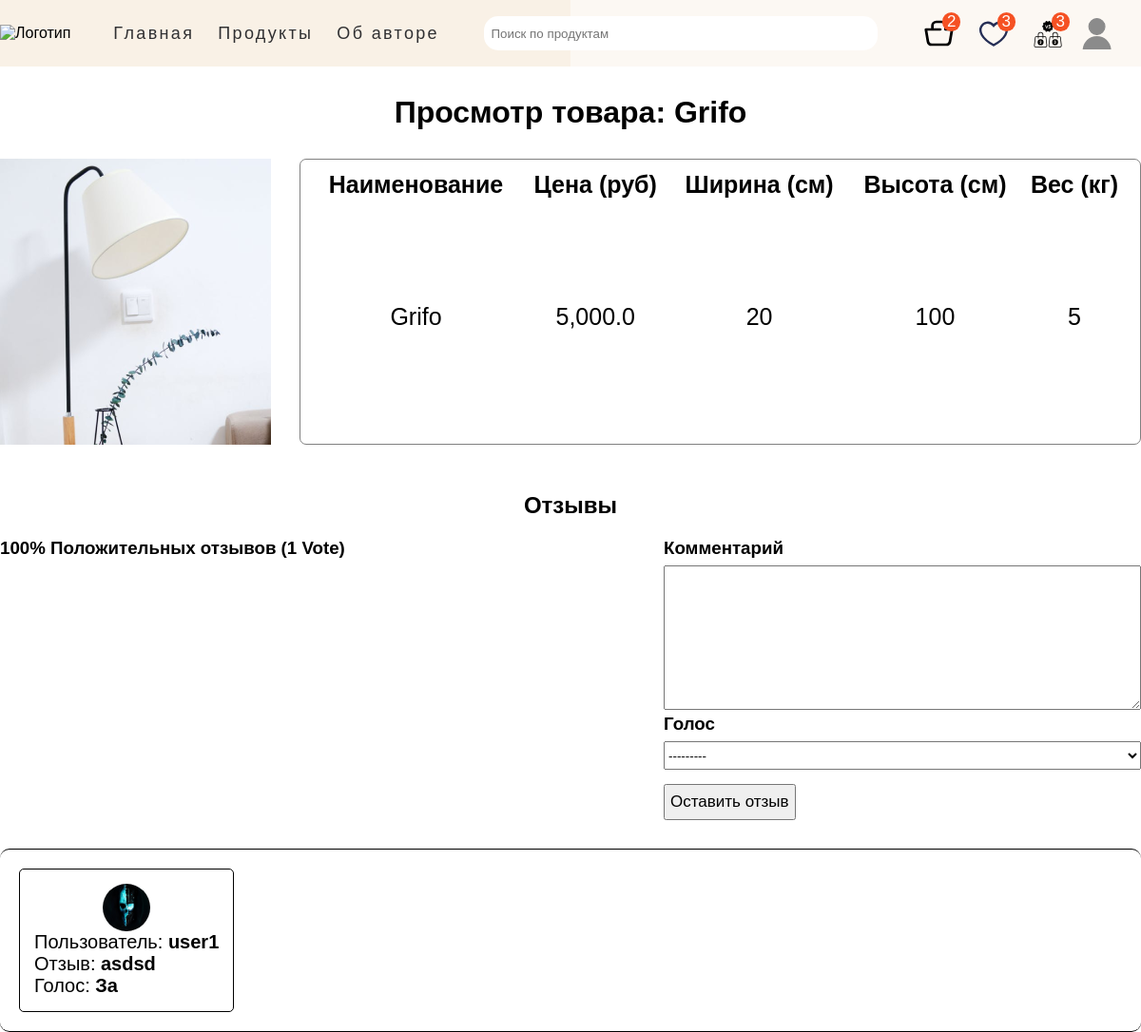
The page /products/product/8/grifo (signed in) on the database its author committed.
### main_page/models.py (models this page shows, shortened)
class Menu(models.Model):
    title = models.CharField(max_length=50)
    url = models.CharField(max_length=100)
    class Meta:
        verbose_name = 'Меню'
        verbose_name_plural = 'Меню'

class Product(models.Model):
    category = models.ForeignKey(Category, on_delete=models.CASCADE, null=True,
                                 verbose_name='Категория')
    name = models.CharField(max_length=50, db_index=True, verbose_name='Наименование', null=True)
    slug = models.SlugField(max_length=100, db_index=True, null=True, verbose_name='Слаг')
    description = models.TextField(max_length=350, verbose_name='Описание', null=True)
    img = models.ImageField(upload_to='main_page/images', verbose_name='Изображение', null=True)
    width = models.CharField(max_length=10, verbose_name='Ширина (см)', null=True)
    height = models.CharField(max_length=10, verbose_name='Высота (см)', null=True)
    weight = models.CharField(max_length=10, verbose_name='Вес (кг)', null=True)
    price = models.FloatField(max_length=6, verbose_name='Цена (руб)', null=True)
    discount_price = models.CharField(max_length=10, null=True, verbose_name='Цена со скидкой')
    start_date = models.DateTimeField(null=True, blank=True, verbose_name='Дата старта распродажи')
    end_date = models.DateTimeField(null=True, blank=True, verbose_name='Дата окончания распродажи')
    availability_status = models.ForeignKey(ProductAvailability, on_delete=models.CASCADE, null=True, verbose_name='Наличие')
    reviewer = models.ForeignKey(Profile, on_delete=models.CASCADE, null=True, blank=True)
    vote_total = models.IntegerField(default=0, null=True, blank=True)
    vote_ratio = models.IntegerField(default=0, null=True, blank=True)
    created = models.DateTimeField(auto_now_add=True, null=True)
    updated = models.DateTimeField(auto_now=True, null=True)
    cart_prods = models.ForeignKey(ShoppingCart, on_delete=models.CASCADE, null=True)
    class Meta:
        ordering = ('name', '-vote_ratio', '-vote_total')
        index_together = ('id', 'slug',)
        verbose_name = 'Товар'
        verbose_name_plural = 'Товары'
    def reviewers(self):
        queryset = self.review_set.all().values_list('reviewer_id', flat=True)
        return queryset

class Review(models.Model):
    VOTE_TYPE = (
        ('За', 'Голос за'),
        ('Против', 'Голос против')
    )
    owner = models.ForeignKey(Profile, on_delete=models.CASCADE, verbose_name='Автор')
    product = models.ForeignKey(Product, on_delete=models.CASCADE, verbose_name='Отзыв на')
    body = models.TextField(null=True, blank=True, verbose_name='Комментарий')
    value = models.CharField(max_length=200, choices=VOTE_TYPE, verbose_name='Голос', null=True)
    created = models.DateTimeField(auto_now_add=True, verbose_name='Создан')
    class Meta:
        verbose_name = 'Отзыв'
        verbose_name_plural = 'Отзывы'
        unique_together = [['owner', 'product'], ]

### users/models.py (models this page shows)
class Profile(models.Model):
    user = models.OneToOneField(User, on_delete=models.CASCADE, blank=True, null=True)
    name = models.CharField(max_length=100, blank=True, null=True)
    username = models.CharField(max_length=100, blank=True, null=True)
    email = models.EmailField(max_length=100, blank=True, null=True)
    img = models.ImageField(upload_to='profiles/', blank=True, null=True, default='profile/user-default.png')
    created = models.DateTimeField(auto_now_add=True)
    def __str__(self):
        return f'{self.user}'

### main_page/views.py (the view, shortened to what this page needs)
# urls.py: path('product/<int:prod_id>/<slug:slug>', views.product_detail, name='product_detail'),
@login_required
def product_detail(request, prod_id, slug):
    menu = Menu.objects.all()
    product = Product.objects.get(id=prod_id, slug=slug)
    cart_prods_counter = request.user.shoppingcart_set.all()
    favourite_prods_counter = request.user.favourite_set.all()
    compare_prods_counter = request.user.compare_set.all()
    if request.method == 'GET':
        if request.user.is_staff or request.user.is_superuser:
            form_prod = ProductForm(instance=product)
            return render(request, 'main_page/edit_prod.html', {
                'product': product,
                'form_prod': form_prod,
                'menu': menu,
                'cart_prods_counter': cart_prods_counter,
                'favourite_prods_counter': favourite_prods_counter,
                'compare_prods_counter': compare_prods_counter
            })
        else:
            form_review = ReviewForm(request.GET)
            user_reviews = product.review_set.all()
            user_prof_data = request.user.profile
            return render(request, 'main_page/view_prod.html', {
                'product': product,
                'form_review': form_review,
                'menu': menu,
                'user_reviews': user_reviews,
                'user_prof_data': user_prof_data,
                'cart_prods_counter': cart_prods_counter,
                'favourite_prods_counter': favourite_prods_counter,
                'compare_prods_counter': compare_prods_counter
            })

### main_page/forms.py
class ReviewForm(ModelForm):
    class Meta:
        model = Review
        fields = ['body', 'value']
    def __init__(self, *args, **kwargs):
        super().__init__(*args, **kwargs)
        for field in self.fields.values():
            field.widget.attrs.update({'class': 'input'})

### templates/main_page/view_prod.html (shortened to what this page needs)
{% extends 'main_page/base.html' %}
{% load static %}
{% block css %}
    <link rel="stylesheet" href="{% static 'css/view_prod.css' %}">
{% endblock %}
{% block content %}
    <h1>Просмотр товара: <b>{{ product.name }}</b></h1>
    <section class="content">
        <div class="view-product">
            <img src="{{ product.img.url }}" alt="">
            <table class="specific-product-table">
                <thead>
                <tr class="row-titles">
                    <th class="product-name">Наименование</th>
                    <th class="product-price">Цена (руб)</th>
                    <th class="product-width">Ширина (см)</th>
                    <th class="product-height">Высота (см)</th>
                    <th class="product-weight">Вес (кг)</th>
                </tr>
                </thead>
                <tbody>
                <tr>
                    <td><p>{{ product.name }}</p></td>
                    <td><p>{{ product.price }}</p></td>
                    <td><p>{{ product.width }}</p></td>
                    <td><p>{{ product.height }}</p></td>
                    <td><p>{{ product.weight }}</p></td>
                </tr>
                </tbody>
            </table>
        </div>
    </section>
    <section class="feedback-content">
        <h2 class="container">Отзывы</h2>
        <div class="feedback_info container">
            <h3 class="feedback-rating">
                {{ product.vote_ratio }}% Положительных отзывов
                ({{ product.vote_total }} Vote{{ product.vote_total | pluralize:'s' }})
            </h3>
            <div class="create-feedback">
                {% if request.user.profile.id in product.reviewers %}
                    <p>Вы уже оставили свой отзыв на этот продукт</p>
                {% elif request.user.is_authenticated %}
                    <form class="form" action="{% url 'main_page:product_detail' product.id product.slug %}" method="POST">
                        {% for field in form_review %}
                            <div class="form_field">
                                <h3>{{ field.label }}</h3>
                                <p>{{ field }}</p>
                            </div>
                        {% endfor %}
                        <div class="leave-button">
                            <button class="leave-review-btn" type="submit">Оставить отзыв</button>
                        </div>
                    </form>
                {% else %}
                    <a href="{% url 'login' %}"></a>
                {% endif %}
            </div>
        </div>
        <div class="feedback-wrapper container">
            <div class="feedbacks-tape">
                {% for review in user_reviews %}
                    {% if review.body %}
                        <div class="feedback__item">
                            <div class="avatar-block">
                                <img src="{{ user_prof_data.img.url }}" height="50" width="50" alt="Фото профиля">
                            </div>
                            <div class="feedback-description">
                                <p>Пользователь: <b>{{ review.owner }}</b></p>
                                <p>Отзыв: <b>{{ review.body | linebreaksbr }}</b></p>
                                <p>Голос: <b>{{ review.value }}</b></p>
                            </div>
                        </div>
                    {% endif %}
                {% endfor %}
            </div>
        </div>
    </section>
{% endblock %}

### templates/main_page/base.html (shortened to what this page needs)
<!DOCTYPE html>
{% load static %}
<html lang="en">
<head>
    <link rel="stylesheet" href="{% static 'css/base.css' %}">
    <link rel="stylesheet" href="{% static 'fonts/Gilroy-Medium.woff' %}">
    {% block css %} {% endblock %}
</head>
<body>
        <header class="page-header">
            <div class="page-header__wrapper container">
                <nav class="site-nav page-header__site-nav">
                    <div class="page-header__logo">
                        <a href="{% url 'main_page:index' %}">
                            <img src="{% static 'main_page/funiro-logo.svg' %}" alt="Логотип">
                        </a>
                    </div>
                    <ul class="site-nav__list">
                        {% for item in menu %}
                            <li class="site-nav__item"><a href="{{ item.url }}">{{ item.title }}</a></li>
                        {% endfor %}
                    </ul>
                </nav>
                <div class="site-nav__search-block">
                    <form action="{% url 'main_page:index' %}" method="get">
                        <div class="form_field">
                            <input class="search-bar" id="formInput#search" type="text" name="search_query"
                                       value="{{ search_query }}" placeholder="Поиск по продуктам"/>
                        </div>
                    </form>
                </div>
                <div class="user-nav__user-block">
                    {% if user.is_authenticated %}
                        <div class="user-nav__shop_block">
                            <span class="cart-counter">{{ cart_prods_counter.count }}</span>
                            <span class="favourite-counter">{{ favourite_prods_counter.count }}</span>
                            <span class="compare-counter">{{ compare_prods_counter.count }}</span>
                            <a href="{% url 'cart:cart' %}"><img src="{% static 'main_page/shop_cart.svg' %}"
                                                                 height="32" width="33" alt="Корзина товаров">
                            </a>
                            <a href="{% url 'favourites:all_products' %}"><img src="{% static 'main_page/favourites-icon.svg' %}"
                                                                               width="32" height="33" alt="Избранное">
                            </a>
                            <a href="{% url 'compare:all_compare' %}"><img src="{% static 'main_page/compare.svg' %}"
                                                                               width="32" height="33" alt="Избранное">
                            </a>
                        </div>
                        <div class="user-nav__profile">
                            <a class="user-nav__logo" id="user-icon" href="{% url 'main_page:index' %}">
                                <img src="{% static 'main_page/user_logo.svg' %}"
                                     width="32" height="33" alt="Пользователь">
                            </a>
                        </div>
                    {% else %}
                        <ul class="user-nav__user-auth">
                            <li><a href="{% url 'signup' %}">Зарегистрироваться</a></li>
                            <li><a href="{% url 'login' %}">Войти</a></li>
                        </ul>
                    {% endif %}
                </div>
            </div>
        </header>
        {% block content %}{% endblock %}
</body>
</html>

### main_page/static/css/base.css (style rules this page uses)
html, body { height: 100%; }
body { padding: 0; margin: 0; font-family: 'Gilroy Medium', 'Arial', sans-serif; background-color: #ffffff; }
.page-header { left: 0; background-image: url("../main_page/main-back-2.png"), url("../main_page/main-back-1.png"); background-size: 50% 100%, 50% 100%; background-repeat: no-repeat, no-repeat; background-position: left, right; }
h1, h2, h3, p { margin: 0; padding: 0; }
.container { max-width: 1240px; min-width: 320px; margin: 0 auto; box-sizing: border-box }
a { text-decoration: none; color: black; cursor: pointer; }
.page-header { position: sticky; top: 0; z-index: 100; }
ul { margin: 0; padding: 0; }
.page-header { background-color: lightgray; }
.page-header__wrapper { display: flex; flex-wrap: wrap; justify-content: space-between; align-items: center; height: 70px; }
.page-header__site-nav { display: flex; align-items: center; }
.site-nav__list { display: flex; margin-left: 20px; list-style: none; }
.site-nav__search-block { position: relative; }
.site-nav__search-block input { width: 400px; height: 30px; border-radius: 15px; padding: 3px 7px 3px 7px; border: none; }
.site-nav__item, .user-nav__logo { margin: 15px 0 15px 0; padding-left: 25px; }
.site-nav__item a { font-size: 18px; line-height: 19px; color: #303032; letter-spacing: .13em; }
.user-nav__user-block { display: flex; align-items: center; }
.user-nav__logo { margin: 0; padding: 0; }
.user-nav__profile { display: flex; justify-content: center; flex-direction: column; align-items: center; margin-right: 30px; }
.user-nav__profile { position: relative; display: block; }
.user-nav__shop_block { display: flex; position: relative; margin-right: 20px; }
.user-nav__shop_block a:not(:last-child) { margin-right: 25px; }
.user-nav__shop_block span { position: absolute; text-transform: uppercase; font-size: 17px; padding: 0 5px 0 5px; border-radius: 100%; color: white; background-color: #f55123; }
.cart-counter { top: -6px; left: 20px; }
.favourite-counter { top: -6px; right:50px; }
.compare-counter { top: -6px; right: -7px; }

### main_page/static/css/view_prod.css (style rules this page uses)
* { margin: 0; padding: 0; }
h1 { text-align: center; padding: 30px 0 30px 0; }
.content { max-width: 1200px; margin: auto; font-size: 25px; }
.view-product { display: flex; }
a { text-decoration: none; color: black; cursor: pointer; }
img { display: block; margin: auto; }
.specific-product-table { width: 100%; margin: 0 0 0 30px; padding: 10px; text-align: center; border: 1px solid rgb(128, 128, 128); border-radius: 7px; }
.feedback-content { margin-top: 50px; }
.feedback-content h2 { text-align: center; padding: 0 0 20px 0; }
.feedback_info { display: flex; justify-content: space-between; }
.feedback-rating { text-align: center; padding-bottom: 10px; }
.form_field label, select { width: 100%; }
.form_field h3 { padding: 0 0 7px 0; }
.form_field textarea { width: 500px; }
.form_field select { height: 30px; }
.leave-button { margin-top: 15px; }
.leave-review-btn { padding: 7px 5px 7px 5px; font-size: 17px; }
.feedback-wrapper { margin-top: 30px; padding: 20px; border-top: 1px solid black; border-bottom: 1px solid black; border-radius: 10px; }
.feedbacks-tape { display: flex; flex-wrap: wrap; }
.feedback__item { border: 1px solid black; padding: 15px; border-radius: 5px; margin-right: 20px; }
.feedback-description p { font-size: 20px; }
.avatar-block img { border-radius: 100%; }

### rows shown on the page
Menu: title "Главная"
Menu: title "Продукты"
Menu: title "Об авторе"
Product: name "Grifo", img (picture), price "5,000.0", width "20", height "100", weight "5", vote_ratio "100", vote_total "1"
Review: img (picture), owner "user1", body "asdsd", value "За"

### other values the page prints
{{ cart_prods_counter.count }} "2"
{{ favourite_prods_counter.count }} "3"
{{ compare_prods_counter.count }} "3"
{{ field.label }} "Комментарий" "Голос"
